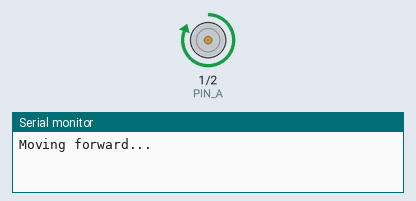
Recording of a sketch running on a simulated ESP32-S3. On the bench: motor-driver pin pairs drawn as motors (green arrow = first pin HIGH = forward, orange = second pin HIGH = backward, longer = more drive), the last lines printed to the serial monitor.

Above: at 0.6 s.
At 2.1 s:
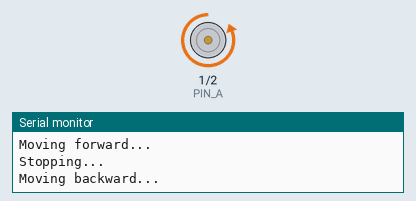
At 3.1 s:
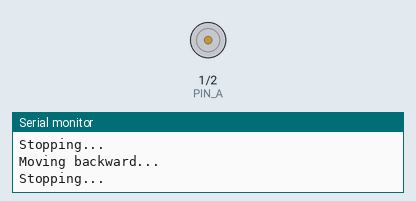
Timing chart, 0 to 4.6 s (numbered marks = the images above):
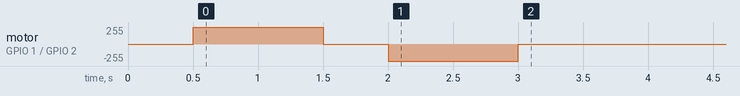

The sketch:

really-minimal-5motors.ino
```cpp
/*
   Minimal 1-motor driver sketch for ESP32-S3
   Controls a single motor on Pins 1 and 2.
*/

#define PWM_FREQUENCY 20000
#define PWM_RESOLUTION 8

// Define the pins for Motor 1
const int PIN_A = 1;
const int PIN_B = 2;

void initMotor() {
  pinMode(PIN_A, OUTPUT);
  pinMode(PIN_B, OUTPUT);

  // Attach pins to the ESP32 LEDC PWM peripheral
  ledcAttach(PIN_A, PWM_FREQUENCY, PWM_RESOLUTION);
  ledcAttach(PIN_B, PWM_FREQUENCY, PWM_RESOLUTION);

  // Start with motor stopped
  ledcWrite(PIN_A, 0);
  ledcWrite(PIN_B, 0);
}

void setMotor(int speed) {
  // Bound the speed between -255 and 255
  speed = constrain(speed, -255, 255);
  int duty = abs(speed);

  if (speed > 0) {
    ledcWrite(PIN_A, duty);
    ledcWrite(PIN_B, 0);
  } else if (speed < 0) {
    ledcWrite(PIN_A, 0);
    ledcWrite(PIN_B, duty);
  } else {
    ledcWrite(PIN_A, 0);
    ledcWrite(PIN_B, 0);
  }
}

void stopMotor() {
  setMotor(0);
}

void setup() {
  Serial.begin(115200);
  delay(500);

  // Initialize our single motor
  initMotor();

  // Quick test routine
  Serial.println("Moving forward...");
  setMotor(255);
  delay(1000);

  Serial.println("Stopping...");
  stopMotor();
  delay(500);

  Serial.println("Moving backward...");
  setMotor(-255);
  delay(1000);

  Serial.println("Stopping...");
  stopMotor();
}

void loop() {
  // Your main logic goes here
  // e.g., setMotor(200);
}
```
